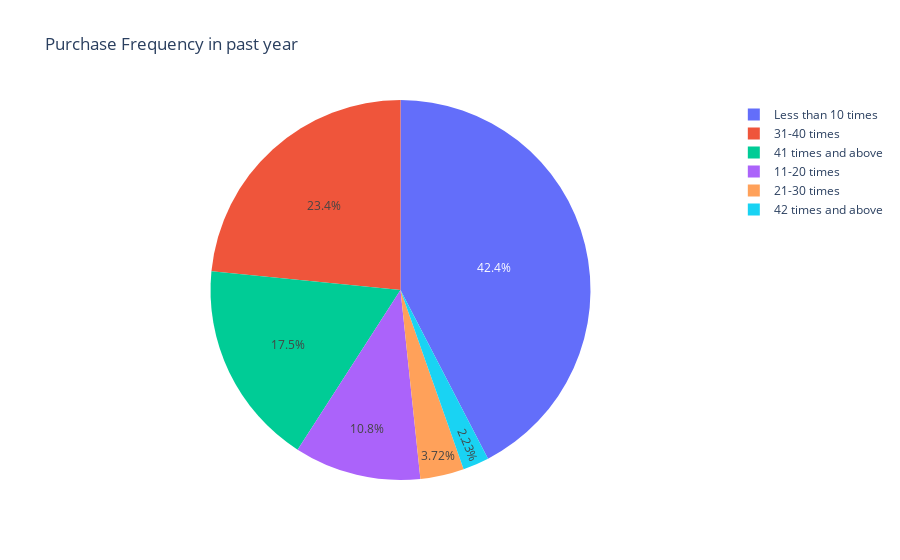

Notebook cell for this chart:
### Code cell
plt.figure(figsize = (18,6))
sns.countplot(x ='6Howmanytimesyouhavemadeanonlinepurchaseinthepast1year?', data = data)
plt.title('Customers Online Purchace Frequency')
plt.show()

fig = px.pie(data, names='6Howmanytimesyouhavemadeanonlinepurchaseinthepast1year?', title='Purchase Frequency in past year')
fig.show()

### Figure 1 — Plotly figure (JSON) as saved in the notebook; plotly's stock layout.template omitted (floating-point values rounded to 4 significant figures; data arrays with more than 128 entries replaced by an {"elided": "..."} marker saying what was removed)
{"data": [{"domain": {"x": [0, 1], "y": [0, 1]}, "hovertemplate": "6Howmanytimesyouhavemadeanonlinepurchaseinthepast1year?=%{label}<extra></extra>", "labels": {"elided": "269 str values"}, "legendgroup": "", "name": "", "showlegend": true, "type": "pie"}], "layout": {"legend": {"tracegroupgap": 0}, "title": {"text": "Purchase Frequency in past year"}}}
